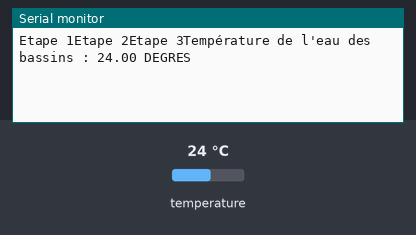
A sketch run on a simulated Arduino Uno, built with avr-gcc and run on an emulated ATmega328P. Shown: the last lines printed to the serial monitor. The inputs (shaded band) are chosen by the test bench; at power-on: temperature 24 °C.

Above: at 3.2 s.
3.3 s: temperature set to 12 °C
At 4.6 s:
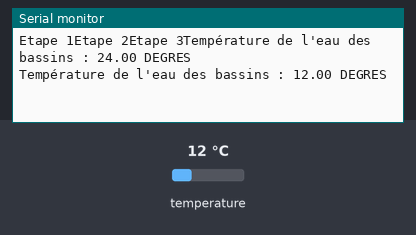
4.8 s: temperature set to 19 °C
At 5.6 s:
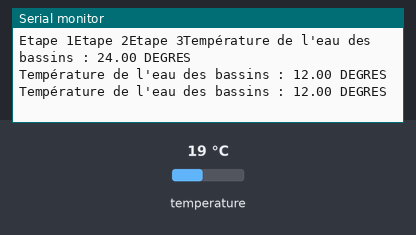
Timing chart, 0 to 7.8 s (numbered marks = the images above; inputs shaded):
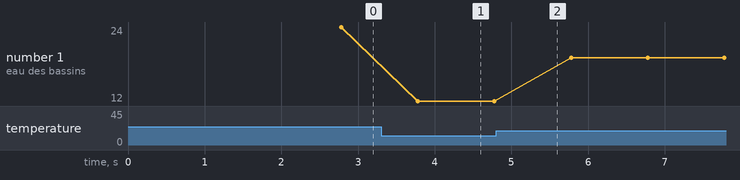

The sketch:

Code_DS1820.ino
```cpp
#include <OneWire.h> //Librairie  OneWire
#include <DallasTemperature.h> //Librairie du capteur

unsigned long previousMillis = 0;//variable delay sans arrêt du programme

const long interval = 1000;// variable delay sans arrêt du programme qui prevoit une lecture de 1 seconde par mesure

OneWire oneWire(5); //PIN digital de la sonde sur la pin 2 de l'arduino
DallasTemperature sensors(&oneWire); //Utilistion du bus Onewire pour les capteurs
DeviceAddress sensorDeviceAddress; //Vérifie la compatibilité des capteurs avec la librairie

void setup(void) {

  Serial.begin(9600); //définition de la vitesse et de l'ouverture du port série
  sensors.begin(); //Sonde activée
  Serial.print("Etape 1");
  sensors.getAddress(sensorDeviceAddress, 0); //Adresse de la sonde à 0
  Serial.print("Etape 2");
  sensors.setResolution(sensorDeviceAddress, 12); //Résolutions
  Serial.print("Etape 3");


  delay (2000);
}

void loop(void) {

  unsigned long currentMillis = millis();// inclure une variable de temps par rapport à millis()

  if (currentMillis - previousMillis >= interval) {
       previousMillis = currentMillis;

    sensors.requestTemperatures(); //Demande la température au capteur
    Serial.print("Température de l'eau des bassins : ");
    Serial.print(sensors.getTempCByIndex(0)); //Information récupérée sur l'adresse 0 de la sonde
    Serial.println(" DEGRES ");

  }
}
```

Measured:
- after the input at 3.3 s, the serial monitor: prints a new line after 0.48 s (image 1)
- plotted number 1: 24 → 12 after the input at 3.3 s, 12 → 19 after the input at 4.8 s
